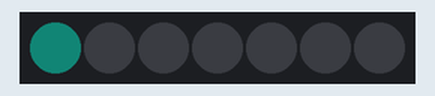
Recording of a sketch running on a simulated Arduino Uno, built with avr-gcc and run on an emulated ATmega328P. Parts: 7 RGB LEDs in strip order, left to right. Dim RGB values are drawn brighter than linear; random numbers use the default seed unless the sketch sets one.

Above: at 0.15 s.
At 4.96 s:
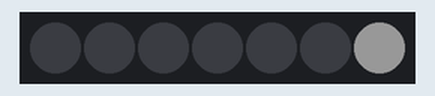
At 10.07 s:
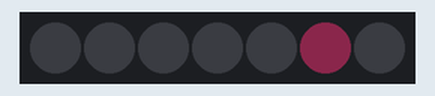
At 19.69 s:
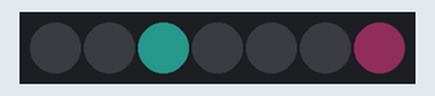
At 30.21 s:
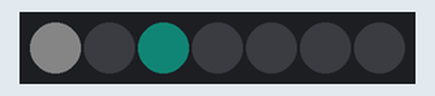
At 39.52 s:
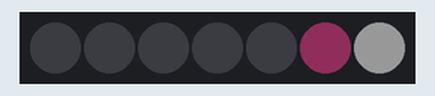
Timing chart, 0 to 40.0 s (numbered marks = the images above):
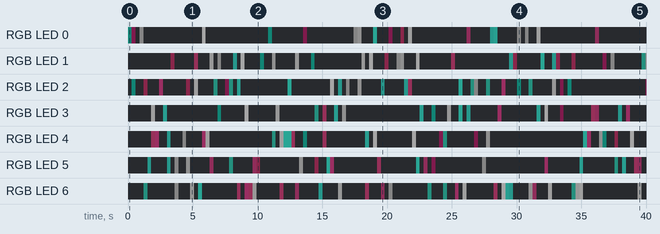

The sketch:

NeoPixelTiara.ino
```cpp
//Random Flash animation for Neopixel circuits
//by Dano Wall and Becky Stern for Adafruit Industries
//based on the Sparkle Skirt, minus the accelerometer
#include <Adafruit_NeoPixel.h>

#define PIN 0

// Parameter 1 = number of pixels in strip
// Parameter 2 = pin number (most are valid)
// Parameter 3 = pixel type flags, add together as needed:
//   NEO_KHZ800  800 KHz bitstream (most NeoPixel products w/WS2812 LEDs)
//   NEO_KHZ400  400 KHz (classic 'v1' (not v2) FLORA pixels, WS2811 drivers)
//   NEO_GRB     Pixels are wired for GRB bitstream (most NeoPixel products)
//   NEO_RGB     Pixels are wired for RGB bitstream (v1 FLORA pixels, not v2)
Adafruit_NeoPixel strip = Adafruit_NeoPixel(7, PIN, NEO_GRB + NEO_KHZ800);

// Here is where you can put in your favorite colors that will appear!
// just add new {nnn, nnn, nnn}, lines. They will be picked out randomly
//                          R   G   B
uint8_t myColors[][3] = {{255, 255, 255},
                         {64, 255, 230},
                         {173, 56, 107},
                          };

// don't edit the line below
#define FAVCOLORS sizeof(myColors) / 3

uint8_t glowingPixels[FAVCOLORS][2]; // state for the currently glwowing pixels

void setup() {
  strip.begin();
  strip.setBrightness(40);
  strip.show(); // Initialize all pixels to 'off'
}

void loop() {
flashRandom(5, 1);  // first number is 'wait' delay, shorter num == shorter twinkle
//flashRandom(5, 3);  // second number is how many neopixels to simultaneously light up
flashRandom(5, 2);
}

void flashRandom(int wait, uint8_t howmany) {

  for(uint16_t i=0; i<howmany; i++) {
    // get a random pixel from the list
    int j = random(strip.numPixels());

    // pick a random favorite color!
    int c = random(FAVCOLORS);

    glowingPixels[i][0] = j;
    glowingPixels[i][1] = c;
  }

  // now we will 'fade' them in 5 steps
  for (int x=0; x < 5; x++) {
    for(uint16_t i=0; i<howmany; i++) {
      int c = glowingPixels[i][1];
      int red = myColors[c][0];
      int green = myColors[c][1];
      int blue = myColors[c][2];

      int r = red * (x+1); r /= 5;
      int g = green * (x+1); g /= 5;
      int b = blue * (x+1); b /= 5;

      strip.setPixelColor(glowingPixels[i][0], strip.Color(r, g, b));
    }
    strip.show();
    delay(wait);
  }

  // & fade out in 5 steps
  for (int x=5; x >= 0; x--) {
    for(uint16_t i=0; i<howmany; i++) {
      int c = glowingPixels[i][1];
      int red = myColors[c][0];
      int green = myColors[c][1];
      int blue = myColors[c][2];

      int r = red * x; r /= 5;
      int g = green * x; g /= 5;
      int b = blue * x; b /= 5;

      strip.setPixelColor(glowingPixels[i][0], strip.Color(r, g, b));
    }
    strip.show();
    delay(wait);
  }
  // LEDs will be off when done (they are faded to 0)
}
```

Measured:
- by itself, RGB LED 6: off → RGB(4, 16, 14) at 1.2 s, → off 0.30 s later, → RGB(8, 8, 8) 2.1 s later, → off 0.30 s later, … (53 changes in this stretch)
- by itself, RGB LED 1: off → RGB(11, 3, 6) at 3.3 s, → off 0.30 s later, → RGB(22, 7, 13) 1.5 s later, → off 0.30 s later, … (49 changes in this stretch)
